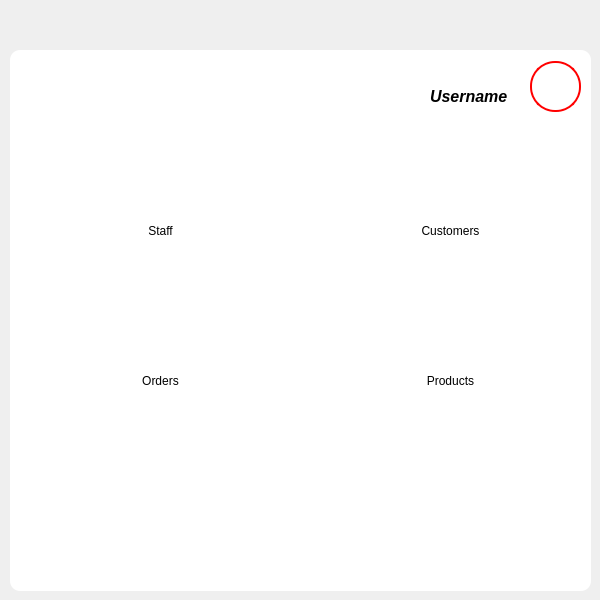
    <widget class="QWidget" name="dashboardPage">
     <widget class="QWidget" name="dashboardWidget" native="true">
      <property name="geometry">
       <rect>
        <x>10</x>
        <y>50</y>
        <width>581</width>
        <height>541</height>
       </rect>
      </property>
      <property name="styleSheet">
       <string notr="true">QWidget{
background-color: white;
border-radius: 10px;
}
</string>
      </property>
      <widget class="QLabel" name="profilePic">
       <property name="geometry">
        <rect>
         <x>520</x>
         <y>11</y>
         <width>51</width>
         <height>51</height>
        </rect>
       </property>
       <property name="styleSheet">
        <string notr="true">border: 2px solid red;
border-radius: 25px;</string>
       </property>
       <property name="text">
        <string/>
       </property>
      </widget>
      <widget class="QLabel" name="username">
       <property name="geometry">
        <rect>
         <x>420</x>
         <y>31</y>
         <width>81</width>
         <height>31</height>
        </rect>
       </property>
       <property name="font">
        <font>
         <family>Segoe UI</family>
         <pointsize>12</pointsize>
         <weight>75</weight>
         <italic>true</italic>
         <bold>true</bold>
        </font>
       </property>
       <property name="styleSheet">
        <string notr="true">font-style: italic;
border: none;</string>
       </property>
       <property name="text">
        <string>Username</string>
       </property>
      </widget>
      <widget class="QPushButton" name="customerTile">
       <property name="geometry">
        <rect>
         <x>320</x>
         <y>120</y>
         <width>241</width>
         <height>121</height>
        </rect>
       </property>
       <property name="text">
        <string>Customers</string>
       </property>
      </widget>
      <widget class="QPushButton" name="StaffTile">
       <property name="geometry">
        <rect>
         <x>30</x>
         <y>120</y>
         <width>241</width>
         <height>121</height>
        </rect>
       </property>
       <property name="text">
        <string>Staff</string>
       </property>
      </widget>
      <widget class="QPushButton" name="ordersTile">
       <property name="geometry">
        <rect>
         <x>30</x>
         <y>270</y>
         <width>241</width>
         <height>121</height>
        </rect>
       </property>
       <property name="text">
        <string>Orders</string>
       </property>
      </widget>
      <widget class="QPushButton" name="productsTile">
       <property name="geometry">
        <rect>
         <x>320</x>
         <y>270</y>
         <width>241</width>
         <height>121</height>
        </rect>
       </property>
       <property name="text">
        <string>Products</string>
       </property>
      </widget>
     </widget>
    </widget>
